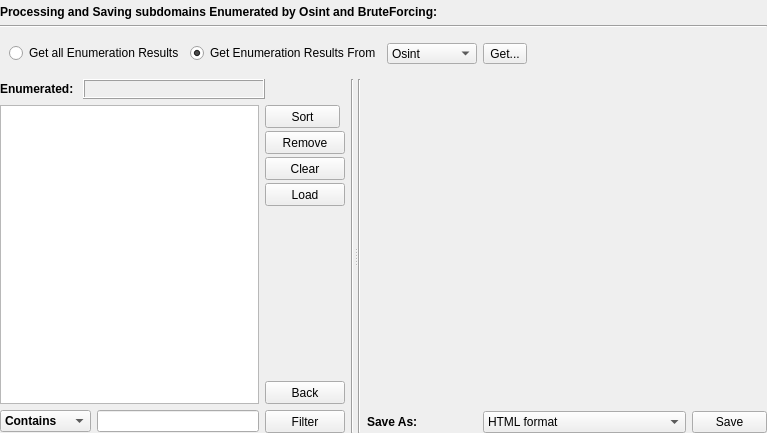
<?xml version="1.0" encoding="UTF-8"?>
<ui version="4.0">
 <class>Save</class>
 <widget class="QWidget" name="Save">
  <property name="geometry">
   <rect>
    <x>0</x>
    <y>0</y>
    <width>767</width>
    <height>433</height>
   </rect>
  </property>
  <property name="windowTitle">
   <string>Form</string>
  </property>
  <property name="styleSheet">
   <string notr="true"/>
  </property>
  <layout class="QVBoxLayout" name="verticalLayout_3">
   <property name="leftMargin">
    <number>0</number>
   </property>
   <property name="topMargin">
    <number>5</number>
   </property>
   <property name="rightMargin">
    <number>0</number>
   </property>
   <property name="bottomMargin">
    <number>0</number>
   </property>
   <item>
    <layout class="QVBoxLayout" name="verticalLayout_2">
     <item>
      <widget class="QLabel" name="label">
       <property name="sizePolicy">
        <sizepolicy hsizetype="Preferred" vsizetype="Maximum">
         <horstretch>0</horstretch>
         <verstretch>0</verstretch>
        </sizepolicy>
       </property>
       <property name="text">
        <string>&lt;b&gt;Processing and Saving subdomains Enumerated by Osint and BruteForcing:&lt;/b&gt;</string>
       </property>
      </widget>
     </item>
     <item>
      <widget class="Line" name="line_2">
       <property name="sizePolicy">
        <sizepolicy hsizetype="Minimum" vsizetype="Fixed">
         <horstretch>0</horstretch>
         <verstretch>0</verstretch>
        </sizepolicy>
       </property>
       <property name="styleSheet">
        <string notr="true"/>
       </property>
       <property name="orientation">
        <enum>Qt::Horizontal</enum>
       </property>
      </widget>
     </item>
    </layout>
   </item>
   <item>
    <layout class="QVBoxLayout" name="verticalLayout_5">
     <item>
      <widget class="QFrame" name="frame">
       <property name="sizePolicy">
        <sizepolicy hsizetype="Preferred" vsizetype="Maximum">
         <horstretch>0</horstretch>
         <verstretch>0</verstretch>
        </sizepolicy>
       </property>
       <property name="styleSheet">
        <string notr="true"/>
       </property>
       <layout class="QHBoxLayout" name="horizontalLayout_5">
        <item>
         <widget class="QRadioButton" name="radioButton_getAll_Save">
          <property name="text">
           <string>Get all Enumeration Results</string>
          </property>
          <property name="checked">
           <bool>false</bool>
          </property>
         </widget>
        </item>
        <item>
         <widget class="QRadioButton" name="radioButton_getFrom_Save">
          <property name="text">
           <string>Get Enumeration Results From</string>
          </property>
          <property name="checked">
           <bool>true</bool>
          </property>
         </widget>
        </item>
        <item>
         <widget class="QComboBox" name="comboBox_get_Save">
          <property name="sizePolicy">
           <sizepolicy hsizetype="Minimum" vsizetype="Fixed">
            <horstretch>0</horstretch>
            <verstretch>0</verstretch>
           </sizepolicy>
          </property>
          <property name="minimumSize">
           <size>
            <width>90</width>
            <height>19</height>
           </size>
          </property>
          <property name="styleSheet">
           <string notr="true"/>
          </property>
          <item>
           <property name="text">
            <string>Osint</string>
           </property>
          </item>
          <item>
           <property name="text">
            <string>subBrute</string>
           </property>
          </item>
          <item>
           <property name="text">
            <string>tldBrute</string>
           </property>
          </item>
          <item>
           <property name="text">
            <string>infoBrute</string>
           </property>
          </item>
          <item>
           <property name="text">
            <string>active</string>
           </property>
          </item>
         </widget>
        </item>
        <item>
         <widget class="QToolButton" name="toolButton_get_Save">
          <property name="sizePolicy">
           <sizepolicy hsizetype="Fixed" vsizetype="Fixed">
            <horstretch>0</horstretch>
            <verstretch>0</verstretch>
           </sizepolicy>
          </property>
          <property name="minimumSize">
           <size>
            <width>0</width>
            <height>19</height>
           </size>
          </property>
          <property name="maximumSize">
           <size>
            <width>200</width>
            <height>16777215</height>
           </size>
          </property>
          <property name="toolTip">
           <string/>
          </property>
          <property name="toolTipDuration">
           <number>-1</number>
          </property>
          <property name="styleSheet">
           <string notr="true"/>
          </property>
          <property name="text">
           <string>Get...</string>
          </property>
         </widget>
        </item>
        <item>
         <spacer name="horizontalSpacer">
          <property name="orientation">
           <enum>Qt::Horizontal</enum>
          </property>
          <property name="sizeHint" stdset="0">
           <size>
            <width>68</width>
            <height>17</height>
           </size>
          </property>
         </spacer>
        </item>
       </layout>
      </widget>
     </item>
    </layout>
   </item>
   <item>
    <widget class="QSplitter" name="splitter">
     <property name="orientation">
      <enum>Qt::Horizontal</enum>
     </property>
     <widget class="QWidget" name="layoutWidget">
      <layout class="QHBoxLayout" name="horizontalLayout_3">
       <item>
        <layout class="QVBoxLayout" name="verticalLayout">
         <item>
          <layout class="QHBoxLayout" name="horizontalLayout_2">
           <item>
            <widget class="QLabel" name="label_2">
             <property name="sizePolicy">
              <sizepolicy hsizetype="Maximum" vsizetype="Preferred">
               <horstretch>0</horstretch>
               <verstretch>0</verstretch>
              </sizepolicy>
             </property>
             <property name="text">
              <string>&lt;b&gt;Enumerated: &lt;/b&gt;</string>
             </property>
            </widget>
           </item>
           <item>
            <widget class="QLabel" name="label_resultsCount">
             <property name="font">
              <font>
               <weight>75</weight>
               <bold>true</bold>
              </font>
             </property>
             <property name="styleSheet">
              <string notr="true"/>
             </property>
             <property name="frameShape">
              <enum>QFrame::Box</enum>
             </property>
             <property name="frameShadow">
              <enum>QFrame::Raised</enum>
             </property>
             <property name="text">
              <string/>
             </property>
            </widget>
           </item>
           <item>
            <spacer name="horizontalSpacer_3">
             <property name="orientation">
              <enum>Qt::Horizontal</enum>
             </property>
             <property name="sizeType">
              <enum>QSizePolicy::Maximum</enum>
             </property>
             <property name="sizeHint" stdset="0">
              <size>
               <width>80</width>
               <height>20</height>
              </size>
             </property>
            </spacer>
           </item>
          </layout>
         </item>
         <item>
          <layout class="QHBoxLayout" name="horizontalLayout_9">
           <item>
            <widget class="QListWidget" name="listWidget_results_Save">
             <property name="font">
              <font>
               <family>MS Shell Dlg 2</family>
               <pointsize>9</pointsize>
              </font>
             </property>
             <property name="styleSheet">
              <string notr="true"/>
             </property>
             <property name="editTriggers">
              <set>QAbstractItemView::DoubleClicked</set>
             </property>
             <property name="showDropIndicator" stdset="0">
              <bool>false</bool>
             </property>
             <property name="selectionMode">
              <enum>QAbstractItemView::MultiSelection</enum>
             </property>
             <property name="verticalScrollMode">
              <enum>QAbstractItemView::ScrollPerPixel</enum>
             </property>
             <property name="horizontalScrollMode">
              <enum>QAbstractItemView::ScrollPerPixel</enum>
             </property>
             <property name="selectionRectVisible">
              <bool>true</bool>
             </property>
            </widget>
           </item>
           <item>
            <layout class="QVBoxLayout" name="verticalLayout_11">
             <property name="spacing">
              <number>3</number>
             </property>
             <item>
              <widget class="QPushButton" name="pushButton_sort_Save">
               <property name="sizePolicy">
                <sizepolicy hsizetype="Fixed" vsizetype="Fixed">
                 <horstretch>0</horstretch>
                 <verstretch>0</verstretch>
                </sizepolicy>
               </property>
               <property name="minimumSize">
                <size>
                 <width>75</width>
                 <height>23</height>
                </size>
               </property>
               <property name="maximumSize">
                <size>
                 <width>75</width>
                 <height>23</height>
                </size>
               </property>
               <property name="styleSheet">
                <string notr="true"/>
               </property>
               <property name="text">
                <string>Sort</string>
               </property>
              </widget>
             </item>
             <item>
              <widget class="QPushButton" name="pushButton_remove_Save">
               <property name="sizePolicy">
                <sizepolicy hsizetype="Fixed" vsizetype="Fixed">
                 <horstretch>0</horstretch>
                 <verstretch>0</verstretch>
                </sizepolicy>
               </property>
               <property name="minimumSize">
                <size>
                 <width>75</width>
                 <height>23</height>
                </size>
               </property>
               <property name="styleSheet">
                <string notr="true"/>
               </property>
               <property name="text">
                <string>Remove</string>
               </property>
              </widget>
             </item>
             <item>
              <widget class="QPushButton" name="pushButton_clearResults_Save">
               <property name="sizePolicy">
                <sizepolicy hsizetype="Fixed" vsizetype="Fixed">
                 <horstretch>0</horstretch>
                 <verstretch>0</verstretch>
                </sizepolicy>
               </property>
               <property name="minimumSize">
                <size>
                 <width>75</width>
                 <height>23</height>
                </size>
               </property>
               <property name="styleSheet">
                <string notr="true"/>
               </property>
               <property name="text">
                <string>Clear</string>
               </property>
              </widget>
             </item>
             <item>
              <widget class="QPushButton" name="pushButton_load_Save">
               <property name="sizePolicy">
                <sizepolicy hsizetype="Fixed" vsizetype="Fixed">
                 <horstretch>0</horstretch>
                 <verstretch>0</verstretch>
                </sizepolicy>
               </property>
               <property name="minimumSize">
                <size>
                 <width>75</width>
                 <height>23</height>
                </size>
               </property>
               <property name="styleSheet">
                <string notr="true"/>
               </property>
               <property name="text">
                <string>Load</string>
               </property>
              </widget>
             </item>
             <item>
              <spacer name="verticalSpacer_2">
               <property name="orientation">
                <enum>Qt::Vertical</enum>
               </property>
               <property name="sizeHint" stdset="0">
                <size>
                 <width>20</width>
                 <height>40</height>
                </size>
               </property>
              </spacer>
             </item>
             <item>
              <widget class="QPushButton" name="pushButton_back_Save">
               <property name="sizePolicy">
                <sizepolicy hsizetype="Fixed" vsizetype="Fixed">
                 <horstretch>0</horstretch>
                 <verstretch>0</verstretch>
                </sizepolicy>
               </property>
               <property name="minimumSize">
                <size>
                 <width>75</width>
                 <height>23</height>
                </size>
               </property>
               <property name="styleSheet">
                <string notr="true"/>
               </property>
               <property name="text">
                <string>Back</string>
               </property>
              </widget>
             </item>
            </layout>
           </item>
          </layout>
         </item>
         <item>
          <layout class="QHBoxLayout" name="horizontalLayout_4">
           <item>
            <widget class="QComboBox" name="comboBox_filter_Save">
             <property name="minimumSize">
              <size>
               <width>0</width>
               <height>21</height>
              </size>
             </property>
             <property name="font">
              <font>
               <weight>75</weight>
               <bold>true</bold>
              </font>
             </property>
             <property name="styleSheet">
              <string notr="true"/>
             </property>
             <property name="currentIndex">
              <number>2</number>
             </property>
             <property name="iconSize">
              <size>
               <width>17</width>
               <height>17</height>
              </size>
             </property>
             <item>
              <property name="text">
               <string>Ends with</string>
              </property>
             </item>
             <item>
              <property name="text">
               <string>Starts with</string>
              </property>
             </item>
             <item>
              <property name="text">
               <string>Contains</string>
              </property>
             </item>
            </widget>
           </item>
           <item>
            <widget class="QLineEdit" name="lineEdit_filter_Save">
             <property name="styleSheet">
              <string notr="true"/>
             </property>
            </widget>
           </item>
           <item>
            <widget class="QPushButton" name="pushButton_filter_Save">
             <property name="sizePolicy">
              <sizepolicy hsizetype="Fixed" vsizetype="Fixed">
               <horstretch>0</horstretch>
               <verstretch>0</verstretch>
              </sizepolicy>
             </property>
             <property name="minimumSize">
              <size>
               <width>75</width>
               <height>23</height>
              </size>
             </property>
             <property name="styleSheet">
              <string notr="true"/>
             </property>
             <property name="text">
              <string>Filter</string>
             </property>
            </widget>
           </item>
          </layout>
         </item>
        </layout>
       </item>
       <item>
        <widget class="Line" name="line">
         <property name="styleSheet">
          <string notr="true"/>
         </property>
         <property name="orientation">
          <enum>Qt::Vertical</enum>
         </property>
        </widget>
       </item>
      </layout>
     </widget>
     <widget class="QWidget" name="layoutWidget_3">
      <layout class="QHBoxLayout" name="horizontalLayout_13">
       <item>
        <widget class="Line" name="line_6">
         <property name="styleSheet">
          <string notr="true"/>
         </property>
         <property name="orientation">
          <enum>Qt::Vertical</enum>
         </property>
        </widget>
       </item>
       <item>
        <layout class="QVBoxLayout" name="verticalLayout_7">
         <item>
          <spacer name="verticalSpacer">
           <property name="orientation">
            <enum>Qt::Vertical</enum>
           </property>
           <property name="sizeHint" stdset="0">
            <size>
             <width>396</width>
             <height>13</height>
            </size>
           </property>
          </spacer>
         </item>
         <item>
          <layout class="QHBoxLayout" name="horizontalLayout_6">
           <item>
            <widget class="QLabel" name="label_5">
             <property name="sizePolicy">
              <sizepolicy hsizetype="Maximum" vsizetype="Preferred">
               <horstretch>0</horstretch>
               <verstretch>0</verstretch>
              </sizepolicy>
             </property>
             <property name="minimumSize">
              <size>
               <width>110</width>
               <height>0</height>
              </size>
             </property>
             <property name="maximumSize">
              <size>
               <width>16777215</width>
               <height>16777215</height>
              </size>
             </property>
             <property name="styleSheet">
              <string notr="true"/>
             </property>
             <property name="frameShape">
              <enum>QFrame::NoFrame</enum>
             </property>
             <property name="frameShadow">
              <enum>QFrame::Sunken</enum>
             </property>
             <property name="lineWidth">
              <number>1</number>
             </property>
             <property name="text">
              <string>&lt;b&gt;Save As:&lt;/b&gt;</string>
             </property>
            </widget>
           </item>
           <item>
            <widget class="QComboBox" name="comboBox_saveFormat_Save">
             <property name="sizePolicy">
              <sizepolicy hsizetype="Preferred" vsizetype="Fixed">
               <horstretch>0</horstretch>
               <verstretch>0</verstretch>
              </sizepolicy>
             </property>
             <property name="minimumSize">
              <size>
               <width>150</width>
               <height>21</height>
              </size>
             </property>
             <property name="styleSheet">
              <string notr="true"/>
             </property>
             <item>
              <property name="text">
               <string>HTML format</string>
              </property>
             </item>
             <item>
              <property name="text">
               <string>Text Format</string>
              </property>
             </item>
             <item>
              <property name="text">
               <string>xls Format</string>
              </property>
             </item>
             <item>
              <property name="text">
               <string>json Format</string>
              </property>
             </item>
             <item>
              <property name="text">
               <string>csv Format</string>
              </property>
             </item>
             <item>
              <property name="text">
               <string>xml Format</string>
              </property>
             </item>
            </widget>
           </item>
           <item>
            <widget class="QPushButton" name="pushButton_save_saveResults">
             <property name="sizePolicy">
              <sizepolicy hsizetype="Fixed" vsizetype="Fixed">
               <horstretch>0</horstretch>
               <verstretch>0</verstretch>
              </sizepolicy>
             </property>
             <property name="maximumSize">
              <size>
               <width>75</width>
               <height>23</height>
              </size>
             </property>
             <property name="styleSheet">
              <string notr="true"/>
             </property>
             <property name="text">
              <string>Save</string>
             </property>
            </widget>
           </item>
          </layout>
         </item>
        </layout>
       </item>
      </layout>
     </widget>
    </widget>
   </item>
  </layout>
 </widget>
 <resources/>
 <connections/>
</ui>
